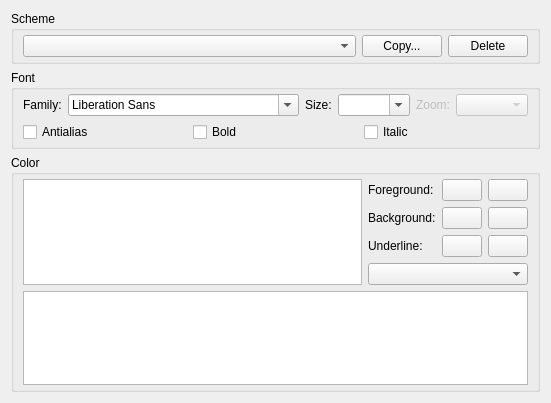
<?xml version="1.0" encoding="UTF-8"?>
<ui version="4.0">
 <class>FileSchemeConfig</class>
 <widget class="QWidget" name="FileSchemeConfig">
  <property name="geometry">
   <rect>
    <x>0</x>
    <y>0</y>
    <width>520</width>
    <height>403</height>
   </rect>
  </property>
  <property name="windowTitle">
   <string>Form</string>
  </property>
  <layout class="QGridLayout" name="gridLayout_4">
   <item row="0" column="0">
    <widget class="QGroupBox" name="groupBox">
     <property name="title">
      <string>Scheme</string>
     </property>
     <layout class="QGridLayout" name="gridLayout_3">
      <property name="topMargin">
       <number>4</number>
      </property>
      <property name="bottomMargin">
       <number>4</number>
      </property>
      <item row="0" column="0">
       <layout class="QHBoxLayout" name="horizontalLayout_2">
        <item>
         <widget class="QComboBox" name="mSchemeComboBox"/>
        </item>
        <item>
         <widget class="QPushButton" name="mCopyBtn">
          <property name="sizePolicy">
           <sizepolicy hsizetype="Fixed" vsizetype="Fixed">
            <horstretch>0</horstretch>
            <verstretch>0</verstretch>
           </sizepolicy>
          </property>
          <property name="text">
           <string>Copy...</string>
          </property>
         </widget>
        </item>
        <item>
         <widget class="QPushButton" name="mDeleteBtn">
          <property name="sizePolicy">
           <sizepolicy hsizetype="Fixed" vsizetype="Fixed">
            <horstretch>0</horstretch>
            <verstretch>0</verstretch>
           </sizepolicy>
          </property>
          <property name="text">
           <string>Delete</string>
          </property>
         </widget>
        </item>
       </layout>
      </item>
     </layout>
    </widget>
   </item>
   <item row="1" column="0">
    <widget class="QGroupBox" name="mFontGroupBox">
     <property name="title">
      <string>Font</string>
     </property>
     <layout class="QGridLayout" name="gridLayout_2">
      <property name="topMargin">
       <number>4</number>
      </property>
      <property name="bottomMargin">
       <number>4</number>
      </property>
      <item row="0" column="0">
       <layout class="QHBoxLayout" name="horizontalLayout">
        <item>
         <widget class="QLabel" name="label">
          <property name="text">
           <string>Family:</string>
          </property>
         </widget>
        </item>
        <item>
         <widget class="QFontComboBox" name="mFontComboBox"/>
        </item>
        <item>
         <widget class="QLabel" name="label_2">
          <property name="text">
           <string>Size:</string>
          </property>
         </widget>
        </item>
        <item>
         <widget class="QComboBox" name="mSizeComboBox">
          <property name="editable">
           <bool>true</bool>
          </property>
         </widget>
        </item>
        <item>
         <widget class="QLabel" name="label_3">
          <property name="enabled">
           <bool>false</bool>
          </property>
          <property name="text">
           <string>Zoom:</string>
          </property>
         </widget>
        </item>
        <item>
         <widget class="QComboBox" name="mZoomCombobox">
          <property name="enabled">
           <bool>false</bool>
          </property>
         </widget>
        </item>
        <item>
         <spacer name="horizontalSpacer">
          <property name="orientation">
           <enum>Qt::Horizontal</enum>
          </property>
          <property name="sizeHint" stdset="0">
           <size>
            <width>40</width>
            <height>20</height>
           </size>
          </property>
         </spacer>
        </item>
       </layout>
      </item>
      <item row="1" column="0">
       <layout class="QHBoxLayout" name="horizontalLayout_6">
        <item>
         <widget class="QCheckBox" name="mAntialiasCheckBox">
          <property name="text">
           <string>Antialias</string>
          </property>
         </widget>
        </item>
        <item>
         <widget class="QCheckBox" name="mBoldCheck">
          <property name="text">
           <string>Bold</string>
          </property>
         </widget>
        </item>
        <item>
         <widget class="QCheckBox" name="mItalicCheck">
          <property name="text">
           <string>Italic</string>
          </property>
         </widget>
        </item>
       </layout>
      </item>
     </layout>
    </widget>
   </item>
   <item row="2" column="0">
    <widget class="QGroupBox" name="mColorGroupBox">
     <property name="title">
      <string>Color</string>
     </property>
     <layout class="QGridLayout" name="gridLayout">
      <property name="topMargin">
       <number>4</number>
      </property>
      <property name="bottomMargin">
       <number>4</number>
      </property>
      <item row="0" column="0">
       <layout class="QHBoxLayout" name="horizontalLayout_7">
        <item>
         <widget class="QListWidget" name="mColorListWidget">
          <property name="sizePolicy">
           <sizepolicy hsizetype="Expanding" vsizetype="Expanding">
            <horstretch>0</horstretch>
            <verstretch>0</verstretch>
           </sizepolicy>
          </property>
         </widget>
        </item>
        <item>
         <layout class="QVBoxLayout" name="verticalLayout">
          <item>
           <layout class="QHBoxLayout" name="horizontalLayout_3">
            <item>
             <widget class="QLabel" name="label_4">
              <property name="text">
               <string>Foreground:</string>
              </property>
             </widget>
            </item>
            <item>
             <widget class="QPushButton" name="mForegroundColorBtn">
              <property name="sizePolicy">
               <sizepolicy hsizetype="Fixed" vsizetype="Fixed">
                <horstretch>0</horstretch>
                <verstretch>0</verstretch>
               </sizepolicy>
              </property>
              <property name="styleSheet">
               <string notr="true"/>
              </property>
              <property name="text">
               <string/>
              </property>
             </widget>
            </item>
            <item>
             <widget class="QPushButton" name="mForegroundClearBtn">
              <property name="sizePolicy">
               <sizepolicy hsizetype="Fixed" vsizetype="Fixed">
                <horstretch>0</horstretch>
                <verstretch>0</verstretch>
               </sizepolicy>
              </property>
              <property name="text">
               <string/>
              </property>
              <property name="icon">
               <iconset resource="../../ART.qrc">
                <normaloff>:/images/close.png</normaloff>:/images/close.png</iconset>
              </property>
             </widget>
            </item>
           </layout>
          </item>
          <item>
           <layout class="QHBoxLayout" name="horizontalLayout_4">
            <item>
             <widget class="QLabel" name="label_5">
              <property name="text">
               <string>Background:</string>
              </property>
             </widget>
            </item>
            <item>
             <widget class="QPushButton" name="mBackgroundColorBtn">
              <property name="sizePolicy">
               <sizepolicy hsizetype="Fixed" vsizetype="Fixed">
                <horstretch>0</horstretch>
                <verstretch>0</verstretch>
               </sizepolicy>
              </property>
              <property name="text">
               <string/>
              </property>
             </widget>
            </item>
            <item>
             <widget class="QPushButton" name="mBackgroundClearBtn">
              <property name="sizePolicy">
               <sizepolicy hsizetype="Fixed" vsizetype="Fixed">
                <horstretch>0</horstretch>
                <verstretch>0</verstretch>
               </sizepolicy>
              </property>
              <property name="text">
               <string/>
              </property>
              <property name="icon">
               <iconset resource="../../ART.qrc">
                <normaloff>:/images/close.png</normaloff>:/images/close.png</iconset>
              </property>
             </widget>
            </item>
           </layout>
          </item>
          <item>
           <layout class="QHBoxLayout" name="horizontalLayout_5">
            <item>
             <widget class="QLabel" name="label_6">
              <property name="text">
               <string>Underline:</string>
              </property>
             </widget>
            </item>
            <item>
             <widget class="QPushButton" name="mUnderlineColorBtn">
              <property name="sizePolicy">
               <sizepolicy hsizetype="Fixed" vsizetype="Fixed">
                <horstretch>0</horstretch>
                <verstretch>0</verstretch>
               </sizepolicy>
              </property>
              <property name="text">
               <string/>
              </property>
             </widget>
            </item>
            <item>
             <widget class="QPushButton" name="mUnderlineClearBtn">
              <property name="sizePolicy">
               <sizepolicy hsizetype="Fixed" vsizetype="Fixed">
                <horstretch>0</horstretch>
                <verstretch>0</verstretch>
               </sizepolicy>
              </property>
              <property name="text">
               <string/>
              </property>
              <property name="icon">
               <iconset resource="../../ART.qrc">
                <normaloff>:/images/close.png</normaloff>:/images/close.png</iconset>
              </property>
             </widget>
            </item>
           </layout>
          </item>
          <item>
           <widget class="QComboBox" name="mUnderlineCombobox"/>
          </item>
          <item>
           <spacer name="verticalSpacer">
            <property name="orientation">
             <enum>Qt::Vertical</enum>
            </property>
            <property name="sizeHint" stdset="0">
             <size>
              <width>20</width>
              <height>40</height>
             </size>
            </property>
           </spacer>
          </item>
         </layout>
        </item>
       </layout>
      </item>
      <item row="1" column="0">
       <widget class="QPlainTextEdit" name="mColorEditor">
        <property name="layoutDirection">
         <enum>Qt::LeftToRight</enum>
        </property>
       </widget>
      </item>
     </layout>
    </widget>
   </item>
  </layout>
 </widget>
 <resources>
  <include location="../../ART.qrc"/>
 </resources>
 <connections/>
</ui>
